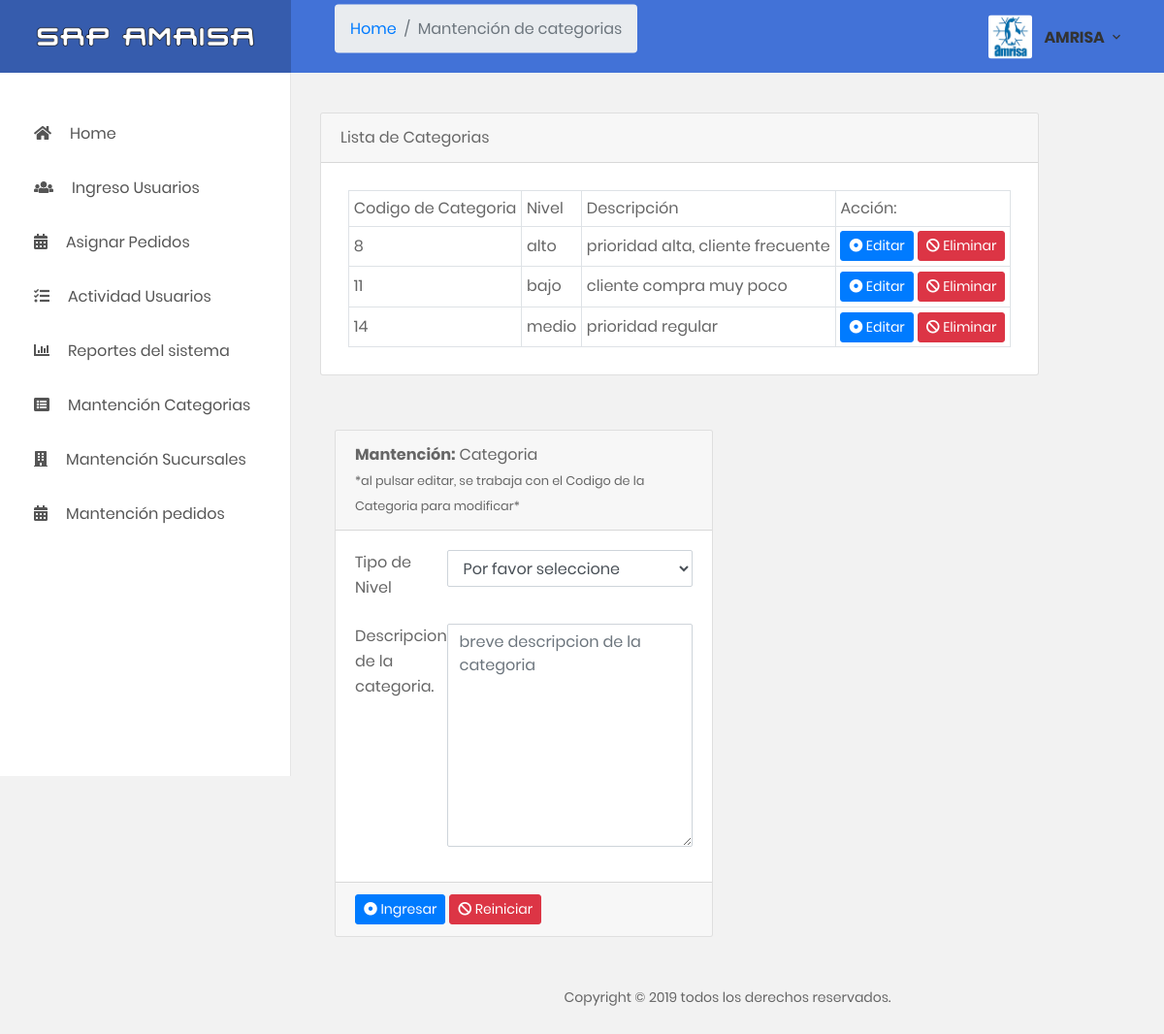
The page /mantenedorcategorias.php (signed in) on the database its author committed.
### tables this page shows
CREATE TABLE IF NOT EXISTS `categoria` (
  `idCategoria` int(50) NOT NULL AUTO_INCREMENT,
  `categoria` varchar(50) NOT NULL,
  `desc_cate` varchar(150) NOT NULL,
  `currentName` varchar(50) NOT NULL,
  PRIMARY KEY (`idCategoria`),
  UNIQUE KEY `categoria` (`categoria`),
  KEY `idCategoria` (`idCategoria`)
);

### mantenedorcategorias.php (the view, shortened to what this page needs)
<?php
include_once'funcmantenedorcategorias.php';
?>
<!DOCTYPE html>
<html lang="en">
<head>
    <link href="css/font-face.css" rel="stylesheet" media="all">
    <link href="vendor/font-awesome-4.7/css/font-awesome.min.css" rel="stylesheet" media="all">
    <link href="vendor/font-awesome-5/css/fontawesome-all.min.css" rel="stylesheet" media="all">
    <link href="vendor/mdi-font/css/material-design-iconic-font.min.css" rel="stylesheet" media="all">
    <link href="vendor/bootstrap-4.1/bootstrap.min.css" rel="stylesheet" media="all">
    <link href="vendor/animsition/animsition.min.css" rel="stylesheet" media="all">
    <link href="vendor/bootstrap-progressbar/bootstrap-progressbar-3.3.4.min.css" rel="stylesheet" media="all">
    <link href="vendor/wow/animate.css" rel="stylesheet" media="all">
    <link href="vendor/css-hamburgers/hamburgers.min.css" rel="stylesheet" media="all">
    <link href="vendor/slick/slick.css" rel="stylesheet" media="all">
    <link href="vendor/select2/select2.min.css" rel="stylesheet" media="all">
    <link href="vendor/perfect-scrollbar/perfect-scrollbar.css" rel="stylesheet" media="all">
    <link href="vendor/vector-map/jqvmap.min.css" rel="stylesheet" media="all">
    <link href="css/theme.css" rel="stylesheet" media="all">
</head>
<body >
    <div class="page-wrapper">
        <aside class="menu-sidebar2">
            <div class="logo">
                <a href="index2.php">
                    <img src="images/srp.png" alt="Cool Admin" />
                </a>
            </div>
            <div class="menu-sidebar2__content js-scrollbar1">
                <nav class="navbar-sidebar">
                    <ul class="list-unstyled navbar__list">
                                <li>
                                    <a href="index2.php">
                                        <i class="fas fa-home"></i>Home</a>
                                </li>
                                <li>
                                    <a href="mantenedorusuarios.php">
                                        <i class="fas fa-users"></i>Ingreso Usuarios</a>
                                </li>
                                <li>
                                    <a href="asignacionproducto.php">
                                        <i class="fas fa-calendar-alt"></i>Asignar Pedidos</a>
                                </li>
                                <li>
                                    <a href="auditoria.php">
                                        <i class="fas fa-tasks"></i></i>Actividad Usuarios</a>
                                </li>
                                <li>
                                    <a href="zonareportes.php">
                                        <i class="fa fa-bar-chart" aria-hidden="true"></i>Reportes del sistema</a>
                                </li>
                                <li>
                                    <a href="mantenedorcategorias.php">
                                        <i class="fa fa-list-alt"></i>Mantención Categorias</a>
                                </li>
                                <li>
                                    <a href="mantenedorsucursales.php">
                                        <i class="fas fa-building"></i>Mantención Sucursales</a>
                                </li>
                                  <li>
                                    <a href="mantenedorpedidos.php">
                                        <i class="fas fa-calendar-alt"></i>Mantención pedidos</a>
                                </li>
                    </ul>
                </nav>
            </div>
        </aside>
        <div class="page-container2">
            <header class="header-desktop2">
                <div class="section__content section__content--p30">
                    <div class="container-fluid">
                        <div class="header-wrap">
                            <div class="header-button">
                                <div class="noti-wrap">
                                    <nav aria-label="breadcrumb">
  <ol class="breadcrumb">
    <li class="breadcrumb-item"><a href="index2.php">Home</a></li>
    <li class="breadcrumb-item active" aria-current="page">Mantención de categorias</li>
  </ol>
</nav>
                                </div>
                            </div>
                             <div class="account-wrap">
                                    <div class="account-item clearfix js-item-menu">
                                        <div class="image">
                                            <img src="images/amrisalogo.jpg" alt="John Doe" />
                                        </div>
                                        <div class="content">
                                            <a class="js-acc-btn" href="#"> <b><?php echo $_SESSION['nombreEmpresa']; ?> </b></a>
                                        </div>
                                    </div>
                                </div>
                        </div>
                    </div>
                </div>
            </header>
           <div class="main-content">
                <div class="section__content section__content--p30">
<div class="container-fluid">
    <div class="row">
<div class="card" >
                                    <div class="card-header">Lista de Categorias</div>
                                    <div class="card-body card-block">
    <table class="table-sm table-bordered">
        <tr>
            <td>Codigo de Categoria</td>
            <td>Nivel</td>
            <td>Descripción</td>
            <td>Acción:</td>
        </tr>
        <?php
                    include'conexion.php';
                    $res = $mysqli->query("SELECT * FROM categoria");
                    while($r=$res->fetch_array())
                    {
            ?>
      <tr>
            <td><?php echo $r['idCategoria'] ?></td>
            <td><?php echo $r['categoria']?></td>
            <td><?php echo $r['desc_cate']?></td>
            <td>
                <a  class="btn btn-primary btn-sm" href="?edit=<?php echo $r['idCategoria']; ?>" onclick="return confirm('seguro que desea editar ?'); " >
                                            <i class="fa fa-dot-circle-o"></i> Editar
                                        </a>
                                        <a  class="btn btn-danger btn-sm" href="?del=<?php echo $r['idCategoria']; ?>" onclick="return confirm('seguro que desea eliminar?'); ">
                                            <i class="fa fa-ban"></i> Eliminar
                                    </a>
            </td>
        </tr>
        <?php } ?>
    </table>
    </div>
</div>
</div>
</div>
    <br>
<div class="col-lg-6">
                                <div class="card">
                                    <div class="card-header">
                                        <strong>Mantención:</strong> Categoria
                                        <br>
                                        <p><small>*al pulsar editar, se trabaja con el Codigo de la Categoria para modificar*</small></p>
                                    </div>
                                    <div class="card-body card-block">
                                        <form  method="post" enctype="multipart/form-data" class="form-horizontal">
                                            <div class="row form-group">
                                                <div class="col col-md-3">
                                                    <label for="select" class=" form-control-label">Tipo de Nivel</label>
                                                </div>
                                                <div class="col-12 col-md-9">
                                                    <select name="txtnivel" id="txtnivel" class="form-control" placeholder="por favor seleccione" required>
                                                        <option value="">Por favor seleccione</option>
                                                    </select>
                                                </div>
                                            </div>
                                            <div class="row form-group">
                                                <div class="col col-md-3">
                                                    <label for="textarea-input" class=" form-control-label">Descripcion de la categoria.</label>
                                                </div>
                                                <div class="col-12 col-md-9">
                                                    <textarea name="txtdesc" id="txtdesc" rows="9" minlength="5" placeholder="breve descripcion de la categoria" class="form-control" value="<?php if(isset($_GET['edit'])) echo $getROW['desc_cate'];  ?>" required></textarea>
                                                </div>
                                            </div>
                                    </div>
                                    <div class="card-footer">
                                        <?php
                                    if(isset($_GET['edit']))
{
 ?>
                                        <button type="submit" class="btn btn-primary btn-sm"  name="update">
                                            <i class="fa fa-dot-circle-o" ></i> Update
                                        </button>
                                        <?php
}
else
{
 ?>
                                        <button type="submit" class="btn btn-primary btn-sm"  name="save">
                                            <i class="fa fa-dot-circle-o"></i> Ingresar
                                        </button>
                                         <?php
}
?>
                                        <button type="reset" class="btn btn-danger btn-sm" name="reset" >
                                            <i class="fa fa-ban"></i> Reiniciar
                                        </button>
                                    </div>
                                </div>
                            </div>
            <section>
                <div class="container-fluid">
                    <div class="row">
                        <div class="col-md-12">
                            <div class="copyright">
                                <p>Copyright © 2019 todos los derechos reservados.</p>
                            </div>
                        </div>
                    </div>
                </div>
            </section>
        </div>
    </div>
</body>
</html>

### rows shown on the page
categoria: idCategoria "8", categoria "alto", desc_cate "prioridad alta, cliente frecuente"
categoria: idCategoria "11", categoria "bajo", desc_cate "cliente compra muy poco"
categoria: idCategoria "14", categoria "medio", desc_cate "prioridad regular"

### other values the page prints
$_SESSION['nombreEmpresa'] "AMRISA"
